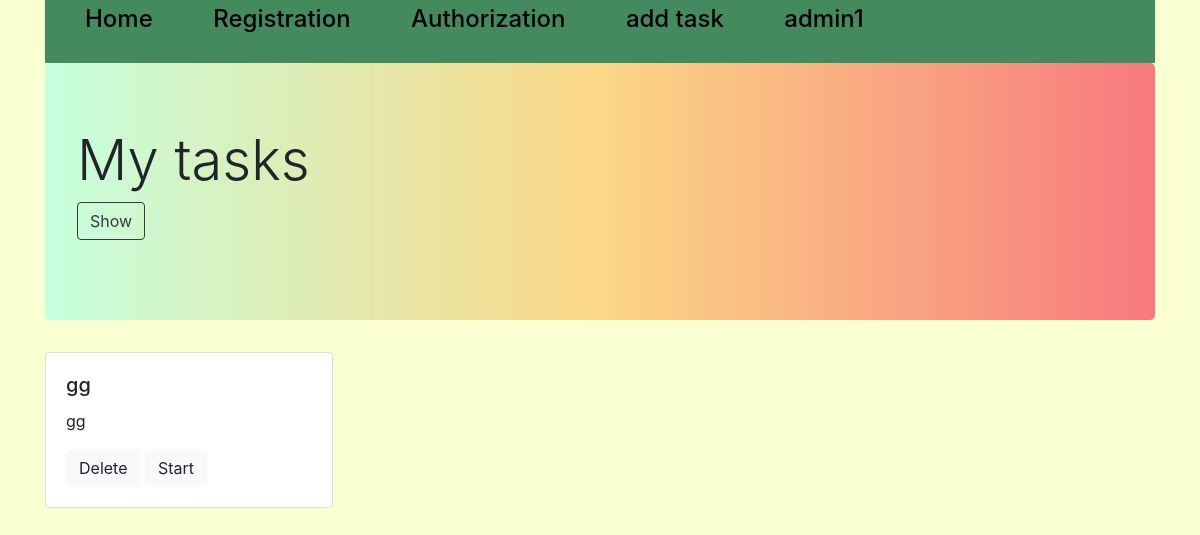
The page /all_tasks (signed in) on the database as committed earlier.
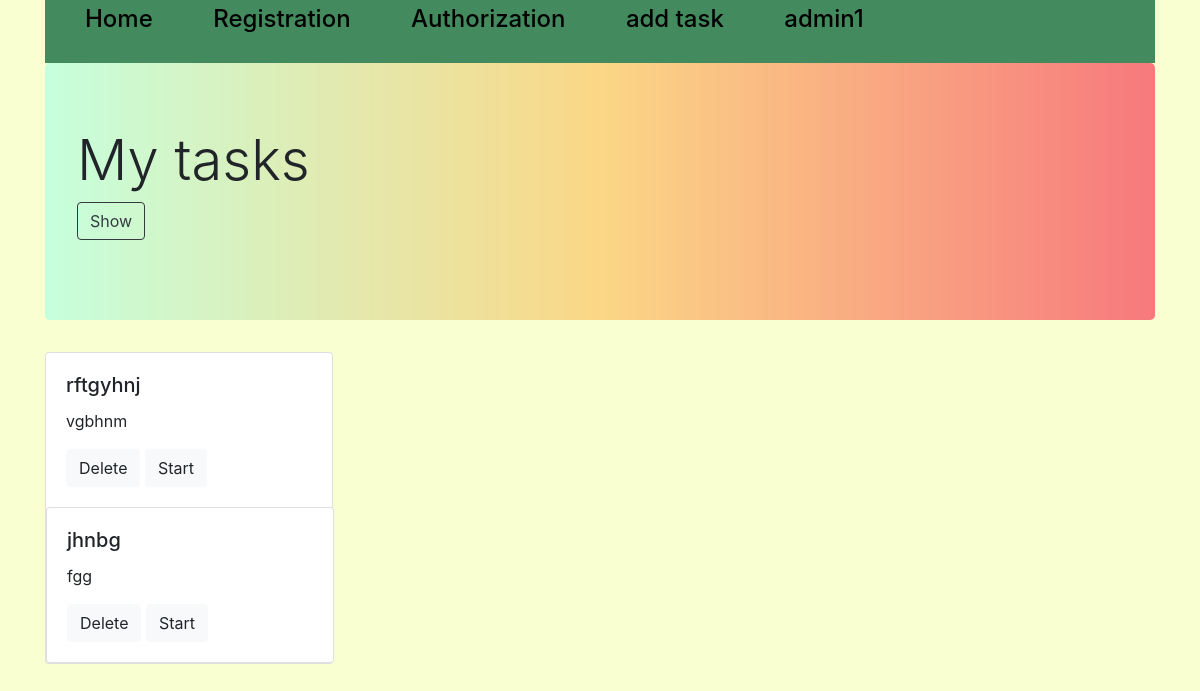
The same page on the database as committed later.
### tables this page shows
CREATE TABLE tasks
                                    (id INTEGER PRIMARY KEY AUTOINCREMENT,
                                     title VARCHAR(100),
                                     content VARCHAR(10000),
                                     choices VARCHAR(1000),
                                     correct_choice VARCHAR(100),
                                     user_id INTEGER 
                             );

### mainpage.py (the view)
@app.route('/all_tasks', methods=['GET', 'POST'])
def all_tasks():
    if 'username' not in session:
        return redirect('/login')
    all = nm.get_all(session['user_id'])
    titles = [x[1] for x in all]
    n = range(len(titles))
    ides_tasks = [x[0] for x in all]
    session['task_id'] = ides_tasks
    session['titles'] = titles
    contents = [i.split('\n') for i in [x[2] for x in all]]
    session['contents'] = contents
    choices = [i.split('\n') for i in [x[3] for x in all]]
    session['choices'] = choices
    correct_choices = [x[4] for x in all]
    session['correct'] = correct_choices
    print(session['titles'], session['contents'], session['choices'], session['correct'])
    return render_template('tasks.html', flag=True, n=n)

### DB.py (called while the page is built)
    def get_all(self, user_id=None):
        cursor = self.connection.cursor()
        if user_id:
            cursor.execute("SELECT * FROM tasks WHERE user_id = ?", str(user_id))
        else:
            cursor.execute("SELECT * FROM tasks")
        rows = cursor.fetchall()
        return rows

### templates/tasks.html
{% extends "base.html" %}
{% block content %}
<div class="container"  >
    <div class="jumbotron" style="background-image: url(static/gradientyellow.jpg); background-size: 100%;">
      <h1 class="display-4">My tasks</h1>
      <p class="lead">
          <a href="/all_tasks" class="btn btn-outline-dark" role="button">Show</a>
      </p>
    </div>
        {% if flag %}
            {% for i in n%}
                <div class="card" name={{i}} value= {{i}} style="width: 18rem;">
                      <div class="card-body">
                        <h5 class="card-title">{{session['titles'][i]}}</h5>
                        <p class="card-text">{{session['contents'][i][0]}}</p>
                          {% if session['user_id'] == 1 or session['user_id'] == 2 %}
                                <a href="/delete/{{session['task_id'][i]}}" class="btn btn-light">Delete</a>
                          {% endif %}
                        <a href="/task/{{i}}" class="btn btn-light">Start</a>
                      </div>
            {% endfor %}
        {% endif %}
    </div>
</div>
{% endblock %}

### templates/base.html (shortened to what this page needs)
<!DOCTYPE html>
<html lang="en">
<head>
    <link rel="stylesheet" href="https://stackpath.bootstrapcdn.com/bootstrap/4.3.1/css/bootstrap.min.css">
</head>
<body>
<div class="top_line">
	<div class="container">
      <div class="col-md-12">
			<div class="row">
				<div class="top_nav" style="background-color: #438a5e;">
					<ul>
						{% if "username" in session %}
                        <li><a class="navbar-brand" href="/homepage"><h4>Home</h4></a></li>
						<li><a class="navbar-brand" href="/registration"><h4>Registration</h4></a></li>
						<li><a class="navbar-brand" href="/login"><h4>Authorization</h4></a></li>
                        {% if session['user_id'] == 1 or session['user_id'] == 2 %}
						<li><a class="navbar-brand" href="/add_task"><h4>add task</h4></a></li>
                        {% endif %}
						<li><a class="navbar-brand" href="/logout"><h4>{{session['username']}}</h4></a></li>
          				{% endif %}
					</ul>
				</div>
              </div>
        </div>
	</div>
</div>
{% block content %}{% endblock %}
</body>
</html>

### templates/base.html (style rules this page uses)
body { background-color: #f9ffd1; }
.top_nav { width: 100%; }
.top_nav ul li { list-style-type: none; display: inline-block; vertical-align: center; padding-right: 40px; }
.top_nav a { color: black; }

Rows that differ between the two databases and show on the page:
removed tasks: title "gg", content "gg"
added tasks: title "rftgyhnj"
added tasks: title "jhnbg"
Other text that changed with them:
new list line: "vgbhnm Delete Start"
new list line: "fgg Delete Start"
list line gone: "Delete Start"
